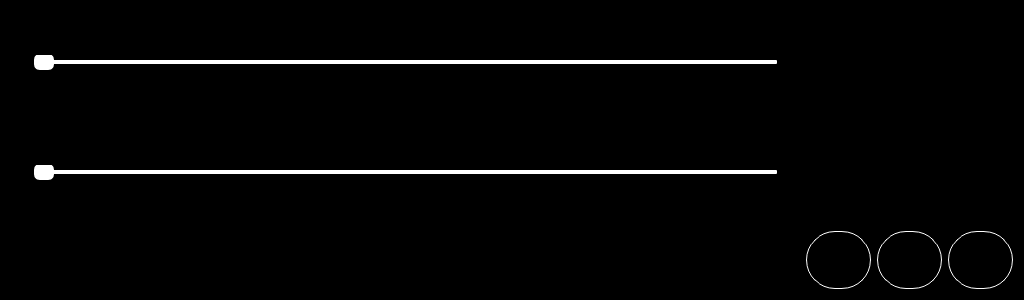
<?xml version="1.0" encoding="UTF-8"?>
<ui version="4.0">
 <class>DrawerWidget</class>
 <widget class="QWidget" name="DrawerWidget">
  <property name="geometry">
   <rect>
    <x>0</x>
    <y>0</y>
    <width>1024</width>
    <height>300</height>
   </rect>
  </property>
  <property name="windowTitle">
   <string>DrawerWidget</string>
  </property>
  <property name="styleSheet">
   <string notr="true">QWidget {
	background-color: black;
}</string>
  </property>
  <layout class="QGridLayout" name="gridLayout_2">
   <item row="0" column="0">
    <layout class="QGridLayout" name="gridLayout">
     <item row="1" column="1">
      <layout class="QHBoxLayout" name="horizontalLayout">
       <item>
        <widget class="QPushButton" name="drawer_bt_button">
         <property name="minimumSize">
          <size>
           <width>58</width>
           <height>58</height>
          </size>
         </property>
         <property name="styleSheet">
          <string notr="true">QPushButton {border: 1px white; border-width: 1px; border-style: solid;border-radius: 29px;}
QPushButton:hover { border: 1px solid #f49609; color: #f49609;}</string>
         </property>
         <property name="text">
          <string>PushButton</string>
         </property>
        </widget>
       </item>
       <item>
        <widget class="QPushButton" name="drawer_wifi_button">
         <property name="minimumSize">
          <size>
           <width>58</width>
           <height>58</height>
          </size>
         </property>
         <property name="styleSheet">
          <string notr="true">QPushButton {border: 1px white; border-width: 1px; border-style: solid;border-radius: 29px;}
QPushButton:hover { border: 1px solid #f49609; color: #f49609;}</string>
         </property>
         <property name="text">
          <string>PushButton</string>
         </property>
        </widget>
       </item>
       <item>
        <widget class="QPushButton" name="drawer_settings_button">
         <property name="minimumSize">
          <size>
           <width>58</width>
           <height>58</height>
          </size>
         </property>
         <property name="styleSheet">
          <string notr="true">QPushButton {border: 1px white; border-width: 1px; border-style: solid;border-radius: 29px;}
QPushButton:hover { border: 1px solid #f49609; color: #f49609;}</string>
         </property>
         <property name="text">
          <string>PushButton</string>
         </property>
        </widget>
       </item>
      </layout>
     </item>
     <item row="1" column="0">
      <layout class="QGridLayout" name="gridLayout_3">
       <item row="0" column="0">
        <spacer name="horizontalSpacer">
         <property name="orientation">
          <enum>Qt::Horizontal</enum>
         </property>
         <property name="sizeType">
          <enum>QSizePolicy::Expanding</enum>
         </property>
         <property name="sizeHint" stdset="0">
          <size>
           <width>40</width>
           <height>20</height>
          </size>
         </property>
        </spacer>
       </item>
      </layout>
     </item>
     <item row="0" column="1">
      <spacer name="verticalSpacer">
       <property name="orientation">
        <enum>Qt::Vertical</enum>
       </property>
       <property name="sizeType">
        <enum>QSizePolicy::Expanding</enum>
       </property>
       <property name="sizeHint" stdset="0">
        <size>
         <width>20</width>
         <height>190</height>
        </size>
       </property>
      </spacer>
     </item>
     <item row="0" column="0">
      <layout class="QVBoxLayout" name="verticalLayout">
       <item>
        <layout class="QHBoxLayout" name="horizontalLayout_3">
         <item>
          <widget class="QLabel" name="drawer_volSliderMin_label">
           <property name="text">
            <string/>
           </property>
          </widget>
         </item>
         <item>
          <layout class="QVBoxLayout" name="verticalLayout_2">
           <item>
            <widget class="QSlider" name="horizontalSlider">
             <property name="styleSheet">
              <string notr="true">QSlider::groove:horizontal {
    border-radius: 1px;
    height: 4px;
    margin: 10px;
    background-color: white;
}
QSlider::handle:horizontal {
    background-color: white;
    border: 4px solid white;
    height: 12px;
    width: 12px;
    margin: -6px 0;
    border-radius: 6px;
    padding: -6px 0px;
}</string>
             </property>
             <property name="orientation">
              <enum>Qt::Horizontal</enum>
             </property>
            </widget>
           </item>
          </layout>
         </item>
         <item>
          <widget class="QLabel" name="drawer_volSliderMax_label">
           <property name="text">
            <string/>
           </property>
          </widget>
         </item>
        </layout>
       </item>
       <item>
        <layout class="QHBoxLayout" name="horizontalLayout_2">
         <item>
          <widget class="QLabel" name="drawer_brightSliderMin_label">
           <property name="text">
            <string/>
           </property>
          </widget>
         </item>
         <item>
          <layout class="QVBoxLayout" name="verticalLayout_3">
           <item>
            <widget class="QSlider" name="horizontalSlider_2">
             <property name="styleSheet">
              <string notr="true">QSlider::groove:horizontal {
    border-radius: 1px;
    height: 4px;
    margin: 10px;
    background-color: white;
}
QSlider::handle:horizontal {
    background-color: white;
    border: 4px solid white;
    height: 12px;
    width: 12px;
    margin: -6px 0;
    border-radius: 6px;
    padding: -6px 0px;
}</string>
             </property>
             <property name="orientation">
              <enum>Qt::Horizontal</enum>
             </property>
            </widget>
           </item>
          </layout>
         </item>
         <item>
          <widget class="QLabel" name="drawer_brightSliderMax_label">
           <property name="text">
            <string/>
           </property>
          </widget>
         </item>
        </layout>
       </item>
      </layout>
     </item>
    </layout>
   </item>
  </layout>
 </widget>
 <resources/>
 <connections/>
</ui>
